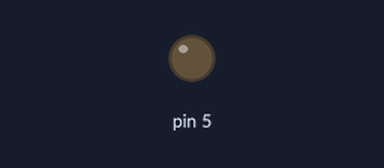
This sketch was run on a simulated Arduino Uno, built with avr-gcc and run on an emulated ATmega328P. Shown: output pins drawn as LEDs (lit = HIGH).

Above: at 2.5 s.
At 7.5 s:
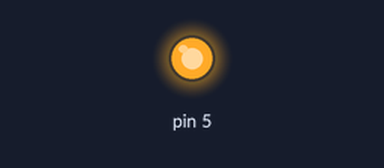
Timing chart, 0 to 13.0 s (numbered marks = the images above):
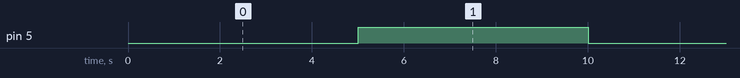

Measured:
- by itself, pin 5: alternates HIGH for 5.0 s and LOW for 5.0 s

The sketch:

relay_test.ino
```cpp
#include <Arduino.h>

void setup() {
  // put your setup code here, to run once:
  pinMode(5, OUTPUT);
}

void loop() {
  // put your main code here, to run repeatedly:
    digitalWrite(5, 0);
    delay(5000);
    digitalWrite(5, 1);
    delay(5000);
}
```
